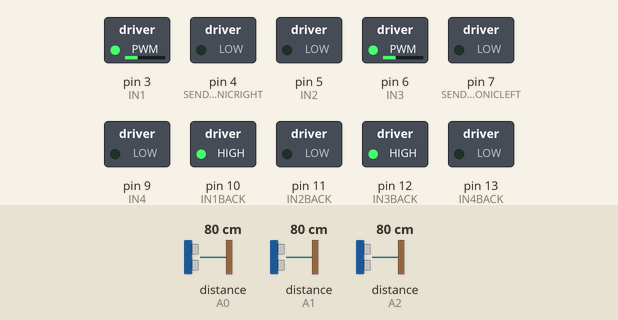
Bench run of a sketch on a simulated Arduino Uno, built with avr-gcc and run on an emulated ATmega328P. On the bench: switched loads named in the sketch (green lamp = pin HIGH). Wiring (inferred from the names in the program): ultrasonic range finder: trigger pin 2; echo A0. Dashed ring = blinking. Inputs (shaded band) come from the test bench; at power-on: distance to the obstacle (sensors on A0, A2, A1) 80 cm. The echo pulse lasts 58.3 µs per cm; pins used as bus, display or sensor lines are not drawn.

Above: at 4.2 s.
4.3 s: distance to the obstacle (sensor on A0) set to 55 cm
5.8 s: distance to the obstacle (sensor on A0) set to 47 cm
At 6.38 s:
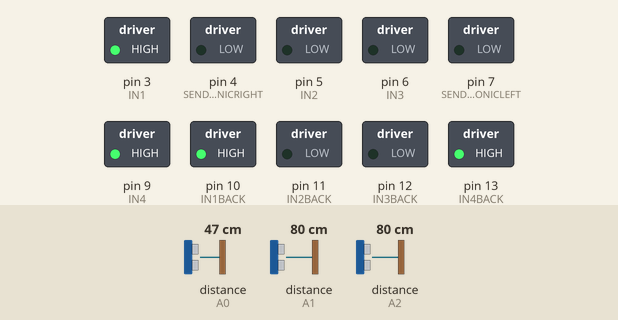
8.8 s: distance to the obstacle (sensor on A0) set to 60 cm
At 9.3 s:
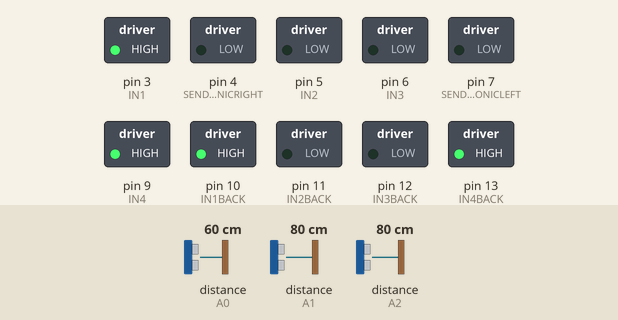
10.9 s: distance to the obstacle (sensor on A0) set to 2 cm
At 11.11 s:
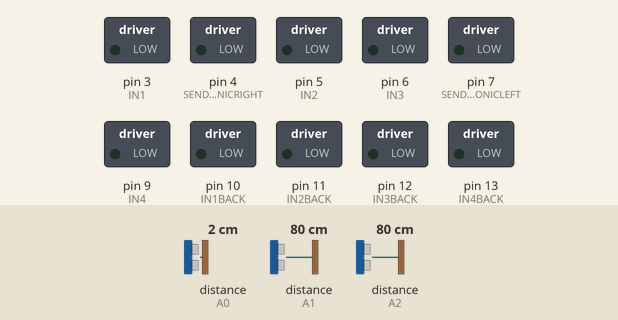
13.9 s: distance to the obstacle (sensor on A2) set to 2 cm
At 14.42 s:
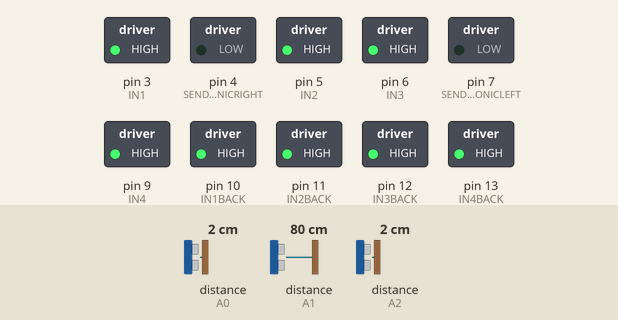
16.9 s: distance to the obstacle (sensor on A1) set to 12 cm
At 16.98 s:
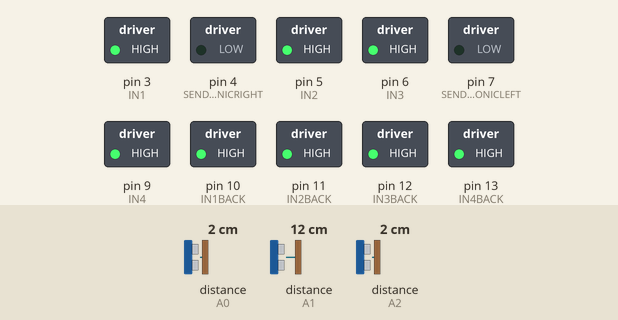
19.9 s: distance to the obstacle (sensor on A1) set to 9 cm
At 21.3 s:
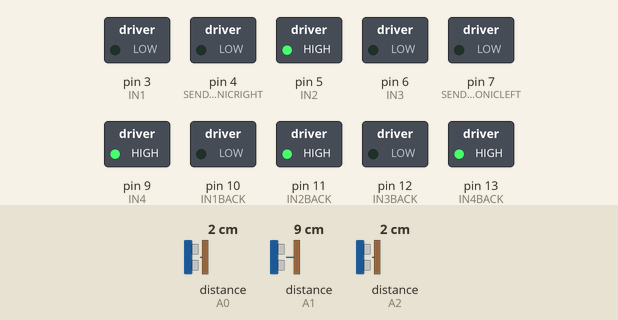
Timing chart, 0 to 22.6 s (numbered marks = the images above; inputs shaded):
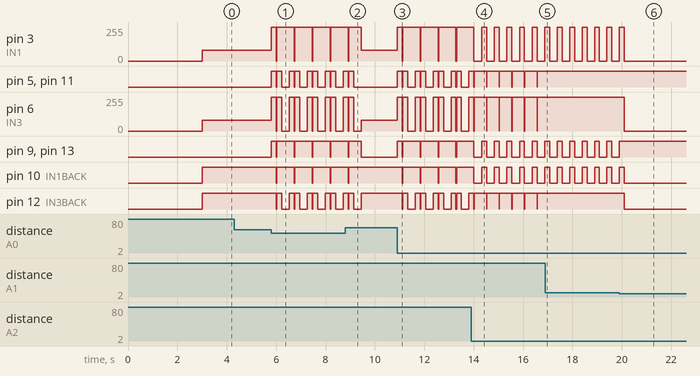

The sketch:

Auto.ino
```cpp
/*
 * ================================================================
 *  Autonomous Car with Ultrasonic Sensors (Arduino UNO Version)
 * ================================================================
 *  Author: Robert Deines
 *  Description:
 *    This project implements a simple autonomous driving robot using
 *    four DC motors (controlled via H-bridges) and three ultrasonic
 *    sensors (front, left, right) for obstacle detection.
 *
 *  Features:
 *    - Forward, backward, left, and right motion
 *    - Ultrasonic obstacle avoidance
 *    - PWM speed control on front motors
 *    - Simple braking and idle modes
 *
 *  Hardware:
 *    - Microcontroller: Arduino UNO
 *    - Motor driver: L298N or similar dual H-bridge
 *    - Ultrasonic sensors: HC-SR04 (3x)
 *
 *  Pinout summary:
 *    - Motor pins: defined below per motor
 *    - Ultrasonic: trigger/echo per direction
 *
 *  GitHub Repository: https://github.com/10robert03/AutonomousCar_Arduino
 * ================================================================
 */


// ---------------------------- MOTOR PINS ----------------------------

// Left Front Motor
#define IN1 3   // Direction pin 1 (PWM capable)
#define IN2 5   // Direction pin 2

// Left Back Motor
#define IN1BACK 10
#define IN2BACK 11

// Right Front Motor
#define IN3 6   // Direction pin 1 (PWM capable)
#define IN4 9   // Direction pin 2

// Right Back Motor
#define IN3BACK 12
#define IN4BACK 13


// ---------------------------- ULTRASONIC PINS ----------------------------

#define SENDULTRASONICFRONT 2
#define SENDULTRASONICRIGHT 4
#define SENDULTRASONICLEFT 7

#define RECEIVEULTRASONICFRONT A0
#define RECEIVEULTRASONICRIGHT A1
#define RECEIVEULTRASONICLEFT  A2


// ---------------------------- FUNCTION DECLARATIONS ----------------------------

void forward(int speed);
void backward();
void turnLeft();
void turnRight();
void brake();
bool isObjectFront();
bool isObjectRight();
bool isObjectLeft();
void noDriving();


// ---------------------------- SETUP ----------------------------

void setup() {
  // Motor pins
  pinMode(IN1, OUTPUT);
  pinMode(IN2, OUTPUT);
  pinMode(IN3, OUTPUT);
  pinMode(IN4, OUTPUT);
  pinMode(IN1BACK, OUTPUT);
  pinMode(IN2BACK, OUTPUT);
  pinMode(IN3BACK, OUTPUT);
  pinMode(IN4BACK, OUTPUT);

  // Ultrasonic trigger pins
  pinMode(SENDULTRASONICFRONT, OUTPUT);
  pinMode(SENDULTRASONICLEFT, OUTPUT);
  pinMode(SENDULTRASONICRIGHT, OUTPUT);

  // Ultrasonic echo pins
  pinMode(RECEIVEULTRASONICFRONT, INPUT);
  pinMode(RECEIVEULTRASONICRIGHT, INPUT);
  pinMode(RECEIVEULTRASONICLEFT, INPUT);

  // Start idle
  noDriving();
  delay(3000);
}


// ---------------------------- MAIN LOOP ----------------------------

void loop() {
  if (!isObjectFront()) {
    forward(80);  // Move forward at 80/255 PWM
  }
  else {
    brake();
    noDriving();

    if (isObjectRight() && !isObjectLeft()) {
      turnLeft();
    }
    else if (!isObjectRight() && isObjectLeft()) {
      turnRight();
    }
    else {
      // Move backward while both sides are blocked
      while (isObjectRight() && isObjectLeft()) {
        backward();
      }

      brake();
      noDriving();

      // Reorient toward the open side
      if (!isObjectLeft()) turnLeft();
      else if (!isObjectRight()) turnRight();
    }
  }
}


// ---------------------------- MOTION CONTROL ----------------------------

void forward(int speed) {
  // Speed: 0–255 (PWM)
  analogWrite(IN1, speed);
  digitalWrite(IN2, LOW);
  digitalWrite(IN1BACK, HIGH);
  digitalWrite(IN2BACK, LOW);

  digitalWrite(IN3BACK, HIGH);
  digitalWrite(IN4BACK, LOW);
  analogWrite(IN3, speed);
  digitalWrite(IN4, LOW);
}

void backward() {
  digitalWrite(IN2, HIGH);
  digitalWrite(IN1, LOW);
  digitalWrite(IN1BACK, LOW);
  digitalWrite(IN2BACK, HIGH);

  digitalWrite(IN3BACK, LOW);
  digitalWrite(IN4BACK, HIGH);
  digitalWrite(IN4, HIGH);
  digitalWrite(IN3, LOW);
}

void turnLeft() {
  digitalWrite(IN1, HIGH);
  digitalWrite(IN2, LOW);
  digitalWrite(IN1BACK, HIGH);
  digitalWrite(IN2BACK, LOW);

  digitalWrite(IN3BACK, LOW);
  digitalWrite(IN4BACK, HIGH);
  digitalWrite(IN4, HIGH);
  digitalWrite(IN3, LOW);

  delay(300);
}

void turnRight() {
  digitalWrite(IN1, LOW);
  digitalWrite(IN2, HIGH);
  digitalWrite(IN1BACK, LOW);
  digitalWrite(IN2BACK, HIGH);

  digitalWrite(IN4BACK, LOW);
  digitalWrite(IN3BACK, HIGH);
  digitalWrite(IN4, LOW);
  digitalWrite(IN3, HIGH);

  delay(300);
}

void brake() {
  // Active braking (short-circuit braking)
  digitalWrite(IN1, HIGH);
  digitalWrite(IN2, HIGH);
  digitalWrite(IN1BACK, HIGH);
  digitalWrite(IN2BACK, HIGH);

  digitalWrite(IN4BACK, HIGH);
  digitalWrite(IN3BACK, HIGH);
  digitalWrite(IN3, HIGH);
  digitalWrite(IN4, HIGH);

  delay(200);
}

void noDriving() {
  // Disable all motors
  digitalWrite(IN1, LOW);
  digitalWrite(IN2, LOW);
  digitalWrite(IN1BACK, LOW);
  digitalWrite(IN2BACK, LOW);

  digitalWrite(IN3BACK, LOW);
  digitalWrite(IN4BACK, LOW);
  digitalWrite(IN3, LOW);
  digitalWrite(IN4, LOW);
}


// ---------------------------- ULTRASONIC MEASUREMENT ----------------------------

bool isObjectFront() {
  // Trigger pulse
  digitalWrite(SENDULTRASONICFRONT, LOW);
  delayMicroseconds(2);
  digitalWrite(SENDULTRASONICFRONT, HIGH);
  delayMicroseconds(10);
  digitalWrite(SENDULTRASONICFRONT, LOW);

  // Echo duration
  long duration = pulseIn(RECEIVEULTRASONICFRONT, HIGH);
  if (duration == 0) return false;

  // Distance in cm
  float distance = duration * 0.034 / 2;
  return (distance < 50);
}

bool isObjectLeft() {
  digitalWrite(SENDULTRASONICLEFT, LOW);
  delayMicroseconds(2);
  digitalWrite(SENDULTRASONICLEFT, HIGH);
  delayMicroseconds(10);
  digitalWrite(SENDULTRASONICLEFT, LOW);

  long duration = pulseIn(RECEIVEULTRASONICLEFT, HIGH);
  if (duration == 0) return false;

  float distance = duration * 0.034 / 2;
  return (distance < 10);
}

bool isObjectRight() {
  digitalWrite(SENDULTRASONICRIGHT, LOW);
  delayMicroseconds(2);
  digitalWrite(SENDULTRASONICRIGHT, HIGH);
  delayMicroseconds(10);
  digitalWrite(SENDULTRASONICRIGHT, LOW);

  long duration = pulseIn(RECEIVEULTRASONICRIGHT, HIGH);
  if (duration == 0) return false;

  float distance = duration * 0.034 / 2;
  return (distance < 10);
}
```

Measured:
- the behaviour switches between 51 and 50 cm on distance to the obstacle (sensor on A0) (found by bisection; images 0 and 1)
- the behaviour switches between 11 and 10 cm on distance to the obstacle (sensor on A1) (found by bisection; images 5 and 6)
- after the input at 4.3 s, every drawn part: stays the same
- after the input at 5.8 s, pin 3 (IN1): 80/255 → 255/255 at once, then repeats every 0.73 s: 0/255 0.02 s, 255/255 0.71 s; pin 5 (IN2): LOW → HIGH at once, then repeats every 0.73 s: LOW 0.02 s, HIGH 0.20 s, LOW 0.31 s, HIGH 0.20 s
- after the input at 8.8 s, pin 5 (IN2), pin 11 (IN2BACK): goes on until 9.1 s, then stays LOW; pin 10 (IN1BACK): goes on until 8.9 s, then stays HIGH; pin 12 (IN3BACK): goes on until 9.5 s, then stays HIGH
- after the input at 10.9 s, pin 3 (IN1): 80/255 → 255/255 at once, then repeats every 0.73 s: 0/255 0.02 s, 255/255 0.71 s; pin 5 (IN2): LOW → HIGH at once, then repeats every 0.73 s: LOW 0.02 s, HIGH 0.20 s, LOW 0.31 s, HIGH 0.20 s
- after the input at 13.9 s, pin 3 (IN1): alternates 255/255 for 0.20 s and 0/255 for 0.31 s, starting after 0.42 s; pin 9 (IN4), pin 10 (IN1BACK), pin 13 (IN4BACK): alternates HIGH for 0.20 s and LOW for 0.31 s, starting after 0.42 s
- after the input at 16.9 s, pin 5 (IN2), pin 11 (IN2BACK), pin 12 (IN3BACK): stops changing and stays HIGH; pin 6 (IN3): stops changing and stays 255/255
- after the input at 19.9 s, pin 3 (IN1): goes on until 20.1 s, then stays 0/255; pin 6 (IN3): 255/255 → 0/255 after 0.20 s; pin 9 (IN4), pin 13 (IN4BACK): goes on until 19.9 s, then stays HIGH; pin 10 (IN1BACK): goes on until 20.1 s, then stays LOW; pin 12 (IN3BACK): HIGH → LOW after 0.20 s
